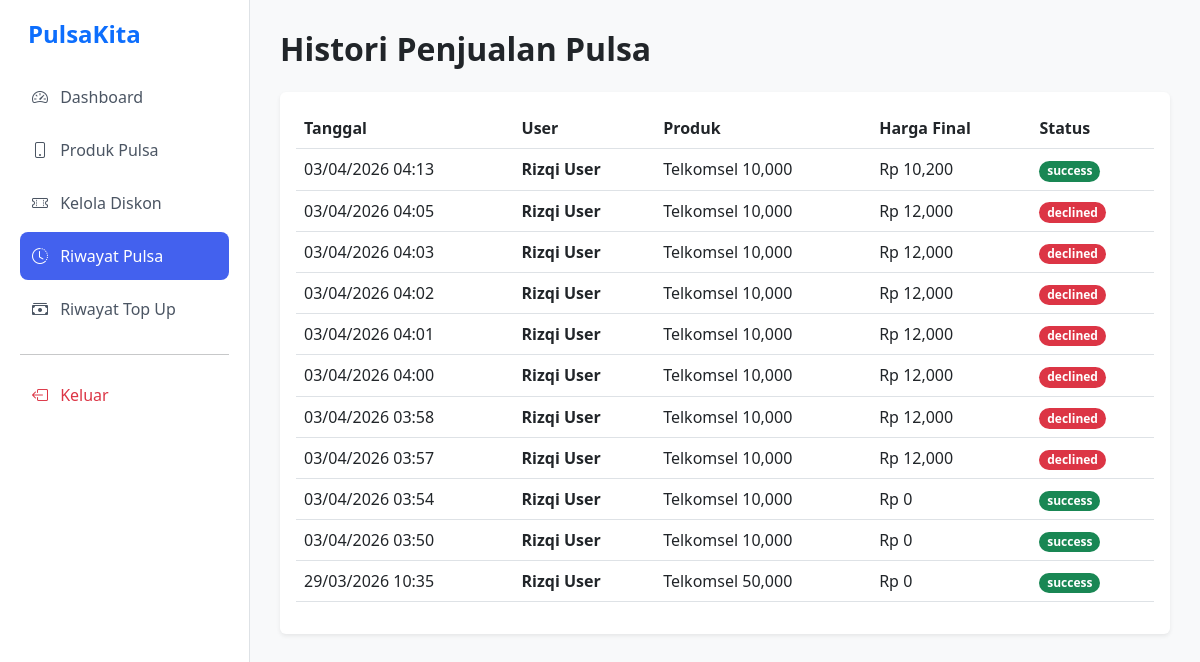
Screenshot of /riwayat_transaksi.php (signed in) with the database file from the repository.
### tables this page shows
CREATE TABLE `transaksi` (
  `id` int NOT NULL,
  `user_id` int DEFAULT NULL,
  `provider` varchar(50) DEFAULT NULL,
  `nominal` int DEFAULT NULL,
  `harga_akhir` int DEFAULT NULL,
  `kode_voucher` varchar(20) DEFAULT NULL,
  `tujuan` varchar(20) DEFAULT NULL,
  `status` enum('pending','success','declined','approved') DEFAULT 'pending',
  `tanggal` timestamp NULL DEFAULT CURRENT_TIMESTAMP
);

CREATE TABLE `users` (
  `id` int NOT NULL,
  `nama` varchar(100) DEFAULT NULL,
  `email` varchar(100) DEFAULT NULL,
  `password` varchar(255) DEFAULT NULL,
  `nomor_hp` varchar(15) DEFAULT NULL,
  `foto_profil` varchar(255) DEFAULT 'default.png',
  `role` enum('admin','user') DEFAULT 'user',
  `created_at` timestamp NULL DEFAULT CURRENT_TIMESTAMP
);

### riwayat_transaksi.php (the view, shortened to what this page needs)
<?php
include 'config.php';
$query = mysqli_query($conn, "SELECT t.*, u.nama FROM transaksi t JOIN users u ON t.user_id = u.id WHERE t.status != 'pending' ORDER BY t.tanggal DESC");
?>
<!DOCTYPE html>
<html lang="id">
<head>
    <link href="https://cdn.jsdelivr.net/npm/bootstrap@5.3.0/dist/css/bootstrap.min.css" rel="stylesheet">
    <link rel="stylesheet" href="https://cdn.jsdelivr.net/npm/bootstrap-icons@1.11.0/font/bootstrap-icons.css">
</head>
<body>
<div class="sidebar">
    <h4 class="fw-bold text-primary mb-4 px-2">PulsaKita</h4>
    <div class="nav flex-column">
        <a class="nav-link" href="dashboard_admin.php"><i class="bi bi-speedometer2 me-2"></i> Dashboard</a>
        <a class="nav-link" href="atur_pulsa.php"><i class="bi bi-phone me-2"></i> Produk Pulsa</a>
        <a class="nav-link" href="atur_diskon.php"><i class="bi bi-ticket-perforated me-2"></i> Kelola Diskon</a>
        <a class="nav-link active" href="riwayat_transaksi.php"><i class="bi bi-clock-history me-2"></i> Riwayat Pulsa</a>
        <a class="nav-link" href="riwayat_topup_admin.php"><i class="bi bi-cash-stack me-2"></i> Riwayat Top Up</a>
        <hr>
        <a class="nav-link text-danger" href="logout.php"><i class="bi bi-box-arrow-left me-2"></i> Keluar</a>
    </div>
</div>
<div class="main-content">
    <h2 class="fw-bold mb-4">Histori Penjualan Pulsa</h2>
    <div class="card border-0 shadow-sm p-3">
        <table class="table table-hover align-middle">
            <thead><tr><th>Tanggal</th><th>User</th><th>Produk</th><th>Harga Final</th><th>Status</th></tr></thead>
            <tbody>
                <?php while($row = mysqli_fetch_assoc($query)): ?>
                <tr>
                    <td><?= date('d/m/Y H:i', strtotime($row['tanggal'])); ?></td>
                    <td class="fw-bold"><?= $row['nama']; ?></td>
                    <td><?= $row['provider']; ?> <?= number_format($row['nominal']); ?></td>
                    <td>Rp <?= number_format($row['harga_akhir']); ?></td>
                    <td><span class="badge rounded-pill bg-<?= $row['status'] == 'success' ? 'success' : 'danger' ?>"><?= $row['status'] ?></span></td>
                </tr>
                <?php endwhile; ?>
            </tbody>
        </table>
    </div>
</div>
</body>
</html>

### riwayat_transaksi.php (style rules this page uses)
body { background-color: #f8f9fa; font-family: 'Segoe UI', sans-serif; margin: 0; }
.sidebar { width: 250px; height: 100vh; position: fixed; background: #fff; border-right: 1px solid #dee2e6; padding: 20px; }
.main-content { margin-left: 250px; padding: 30px; }
.nav-link { color: #4b5563; font-weight: 500; padding: 12px; border-radius: 8px; margin-bottom: 5px; text-decoration: none; display: block; }
.nav-link.active { background-color: #4361ee; color: white !important; }

### rows the page displays
transaksi: tanggal "03/04/2026 04:13", user.nama "Rizqi User", provider "Telkomsel", nominal "10,000", harga_akhir "10,200", status "success"
transaksi: tanggal "03/04/2026 04:05", user.nama "Rizqi User", provider "Telkomsel", nominal "10,000", harga_akhir "12,000", status "declined"
transaksi: tanggal "03/04/2026 04:03", user.nama "Rizqi User", provider "Telkomsel", nominal "10,000", harga_akhir "12,000", status "declined"
transaksi: tanggal "03/04/2026 04:02", user.nama "Rizqi User", provider "Telkomsel", nominal "10,000", harga_akhir "12,000", status "declined"
transaksi: tanggal "03/04/2026 04:01", user.nama "Rizqi User", provider "Telkomsel", nominal "10,000", harga_akhir "12,000", status "declined"
transaksi: tanggal "03/04/2026 04:00", user.nama "Rizqi User", provider "Telkomsel", nominal "10,000", harga_akhir "12,000", status "declined"
transaksi: tanggal "03/04/2026 03:58", user.nama "Rizqi User", provider "Telkomsel", nominal "10,000", harga_akhir "12,000", status "declined"
transaksi: tanggal "03/04/2026 03:57", user.nama "Rizqi User", provider "Telkomsel", nominal "10,000", harga_akhir "12,000", status "declined"
transaksi: tanggal "03/04/2026 03:54", user.nama "Rizqi User", provider "Telkomsel", nominal "10,000", harga_akhir "0", status "success"
transaksi: tanggal "03/04/2026 03:50", user.nama "Rizqi User", provider "Telkomsel", nominal "10,000", harga_akhir "0", status "success"
transaksi: tanggal "29/03/2026 10:35", user.nama "Rizqi User", provider "Telkomsel", nominal "50,000", harga_akhir "0", status "success"
